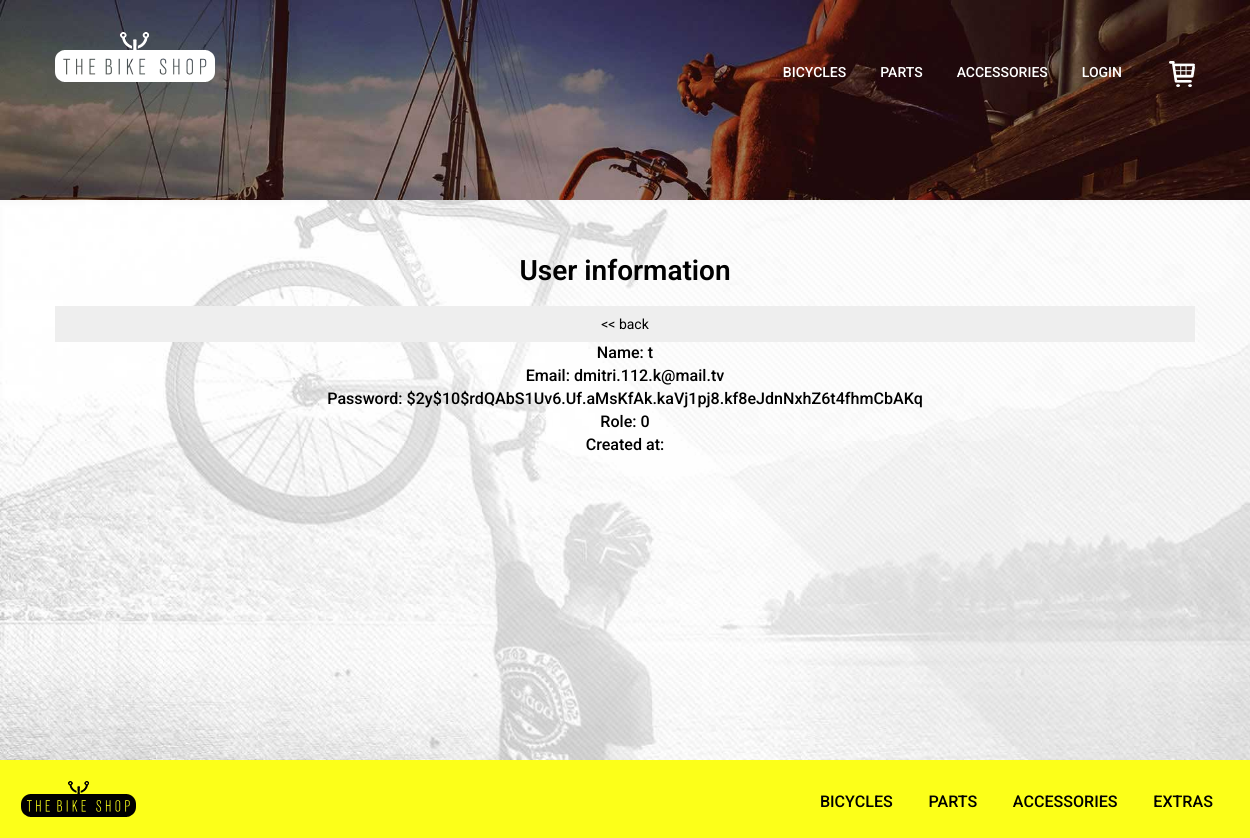
Page /user-show.php?id=26 on the committed database.
### tables this page shows
CREATE TABLE `users` (
  `id` int(11) NOT NULL,
  `name` varchar(45) DEFAULT NULL,
  `email` varchar(45) DEFAULT NULL,
  `password` varchar(255) DEFAULT NULL,
  `role` tinyint(4) DEFAULT NULL,
  `created_at` date DEFAULT NULL
);

### _inc/classes/Database.php (called while the page is built, shortened)
<?php
class Database{
    private $host = "localhost";
    private $db = "bike_test";
    private $user = "root";
    private $pass = "";
    private $charset = "utf8";
    public $pdo;
    public function __construct() {
        $dsn = "mysql:host={$this->host};dbname={$this->db};charset={$this->charset}";
        try {
            $this->pdo = new PDO($dsn, $this->user, $this->pass);
            $this->pdo->setAttribute(PDO::ATTR_ERRMODE, PDO::ERRMODE_EXCEPTION);
        } catch (PDOException $e) {
            die('Connection failed: ' . $e->getMessage());
        }
    }
    public function __destruct(){
        $this->pdo = null;
    }
    public function getConnection(){
        return $this->pdo;
    }
}

### _inc/classes/User.php (called while the page is built, shortened)
<?php
class User
{
    private $db;
    public function __construct(Database $database)
    {
        $this->db = $database->getConnection();
    }
    public function show($id){
        $stmt = $this->db->prepare("SELECT * FROM users WHERE id = :id");
        $stmt->bindParam(':id', $id, PDO::PARAM_INT);
        $stmt->execute();
        return $stmt->fetch(PDO::FETCH_ASSOC);
    }
}

### user-show.php (the view, shortened to what this page needs)
<?php
include("partials/header_others.php");
$db = new Database();
$user = new User($db);
if(isset($_GET['id'])) {
    $id = $_GET['id'];
    $contactData = $user->show($id);
}
?>
<div class="contact">
    <section class="container">
        <h3>User information</h3>
        <div class="cart-top">
            <a href="users.php"><< back</a>
        </div>
        <p>Name: <?php echo($contactData['name']);?></p>
        <p>Email: <?php echo($contactData['email']);?></p>
        <p>Password: <?php echo($contactData['password']);?></p>
        <p>Role: <?php echo($contactData['role']);?></p>
        <p>Created at: <?php echo($contactData['created_at']);?></p>
    </section>
</div>
<?php
include("partials/footer.php");
?>

### css/style.css (style rules this page uses)
body { margin:0; padding:0; background:#fff; font-family: 'Roboto', sans-serif; }
body a { transition:0.5s all; -webkit-transition:0.5s all; -moz-transition:0.5s all; -o-transition:0.5s all; -ms-transition:0.5s all; }
h1,h2,h3,h4,h5,h6 { margin:0; }
p { margin:0; }
.contact { background:url(../images/contact.jpg) no-repeat 0px 0px; min-height:560px; background-size:cover; text-align:center; padding:4em 0; }
.contact h3 { color: #000; font-size: 2em; font-weight: 600; margin-bottom:0.7em; }
.contact p { color: #000; font-size: 1.15em; font-weight: 500; }
.cart-top { background:#eee; padding:8px 1em; }
.cart-top a { color:#000; font-size:1em; font-weight:400; text-decoration:none; }
html, body { height: 100%; margin: 0; }

### rows in the picture
users: name "t", email "dmitri.112.k@mail.tv", password "$2y$10$rdQAbS1Uv6.Uf.aMsKfAk.kaVj1pj8.kf8eJdnNxhZ6t4fhmCbAKq", role "0"
